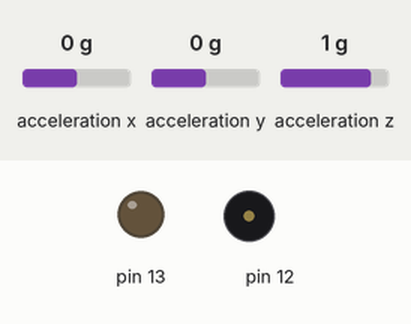
A sketch run on a simulated Arduino Uno, built with avr-gcc and run on an emulated ATmega328P. Shown: output pins drawn as LEDs (lit = HIGH), buzzer (waves = sounding). Wiring (inferred from the names in the program): ADXL345 accelerometer at I2C address 0x53. Inputs (shaded band) come from the test bench; at power-on: acceleration x 0 g, acceleration y 0 g, acceleration z 1 g. What the sketch prints to the serial monitor is not drawn.

Above: at 1.2 s.
1.3 s: acceleration x set to -1.4 g
At 2.5 s:
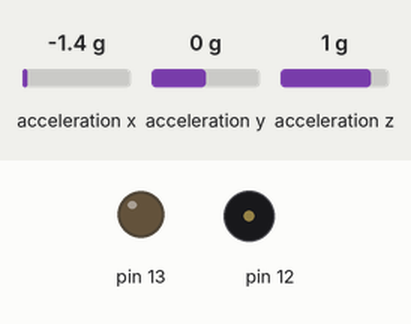
2.8 s: acceleration y set to -1.4 g
At 3.8 s:
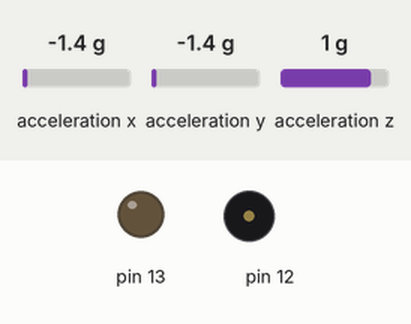
5.8 s: acceleration z set to -1.4 g
At 6.5 s:
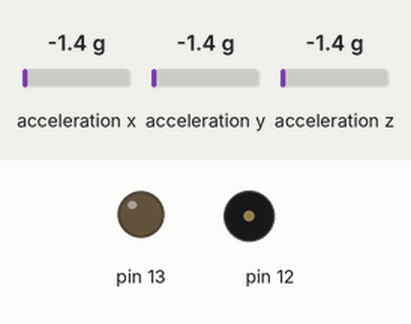
Timing chart, 0 to 8.8 s (numbered marks = the images above; inputs shaded):
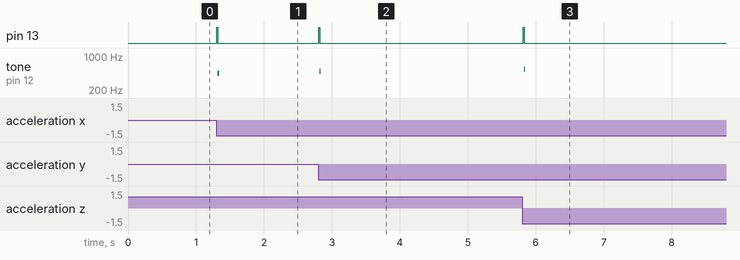

Measured:
- after the input at 1.3 s, pin 13: LOW → HIGH at once, → LOW 0.02 s later; tone on pin 12: silent → 440 Hz at once, → silent 0.02 s later
- after the input at 2.8 s, pin 13: LOW → HIGH at once, → LOW 0.02 s later; tone on pin 12: silent → 490 Hz at once, → silent 0.02 s later
- after the input at 5.8 s, pin 13: LOW → HIGH at once, → LOW 0.02 s later; tone on pin 12: silent → 540 Hz at once, → silent 0.02 s later

The sketch:

sketch_jun11a.ino
```cpp
#include <Wire.h>  // Wire library - used for I2C communication

int ADXL345 = 0x53; // The ADXL345 sensor I2C address

static float prevX;
static float prevY;
static float prevZ;
static float x;
static float y;
static float z;

static bool goingUp;
static int currentTone;

void setup() {
  Serial.begin(9600); // Initiate serial communication for printing the results on the Serial monitor
  Wire.begin(); // Initiate the Wire library
  // Set ADXL345 in measuring mode
  Wire.beginTransmission(ADXL345); // Start communicating with the device
  Wire.write(0x2D); // Access/ talk to POWER_CTL Register - 0x2D
  // Enable measurement
  Wire.write(8); // (8dec -> 0000 1000 binary) Bit D3 High for measuring enable
  Wire.endTransmission();
  delay(10);

  // Initialize buzzer.
  pinMode(12, OUTPUT);
  pinMode(13, OUTPUT);

  prevX = 0;
  prevY = 0;
  prevZ = 0;
  x = 0;
  y = 0;
  z = 0;
  currentTone = 440;
}

void playAlarmSound(int speakerPin) {
  Serial.println("playing sound");
  if (currentTone > 1000) {
    goingUp = false;
  } else if (currentTone < 440) {
    goingUp = true;
  }

  if (goingUp) {
    currentTone += 50;
  } else {
    currentTone -= 50;
  }

  tone(speakerPin, currentTone, 50);
}

void stopAlarmSound(int speakerPin) {
  Serial.println("stopping sound");
  noTone(speakerPin);
}


void loop() {
  // === Read acceleromter data === //
  Wire.beginTransmission(ADXL345);
  Wire.write(0x32); // Start with register 0x32 (ACCEL_XOUT_H)
  Wire.endTransmission(false);
  Wire.requestFrom(ADXL345, 6, true); // Read 6 registers total, each axis value is stored in 2 registers

  prevX = x;
  prevY = y;
  prevZ = z;

  x = (Wire.read() | Wire.read() << 8);
  x /= 256;

  y = (Wire.read() | Wire.read() << 8);
  y /= 256;

  z = (Wire.read() | Wire.read() << 8);
  z /= 256;

  if (abs(x - prevX) >= .2f || abs(y - prevY) >= .2f || abs(z - prevZ) >= .2f) {
    digitalWrite(13, HIGH);
    playAlarmSound(12);
  } else {
    digitalWrite(13, LOW);
    stopAlarmSound(12);
  }

  //Serial.printf("x= %f  y=%f  z=%f\n", x, y, z);
}
```
